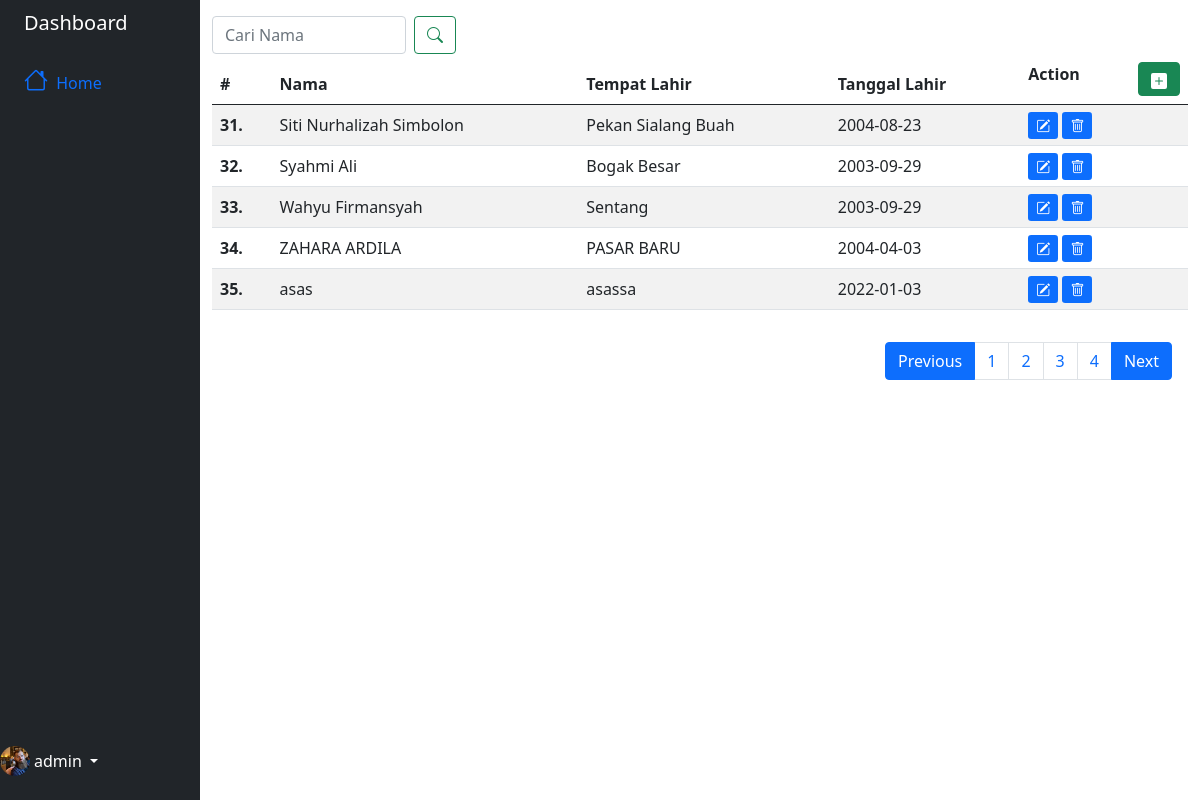
The page /admin/dashboard.php?halaman=4 (signed in) on the database its author committed.
### tables this page shows
CREATE TABLE `db_login` (
  `id` int(11) NOT NULL,
  `username` text NOT NULL,
  `password` text NOT NULL
);

CREATE TABLE `db_siswa` (
  `id` int(11) NOT NULL,
  `nama` text NOT NULL,
  `tempat_lahir` text NOT NULL,
  `tanggal_lahir` date NOT NULL
);

### admin/dashboard.php (the view, shortened to what this page needs)
  <!doctype html>
<html lang="en">
  <head>
    <link href="https://cdn.jsdelivr.net/npm/bootstrap@5.0.2/dist/css/bootstrap.min.css" rel="stylesheet">
    <link rel="stylesheet" href="https://cdn.jsdelivr.net/npm/bootstrap-icons@1.7.2/font/bootstrap-icons.css">
  </head>
  <body>
      <div class="container-fluid">
    <div class="row flex-nowrap">
        <div class="col-auto col-md-3 col-xl-2 px-sm-2 px-0 bg-dark">
            <div class="d-flex flex-column align-items-center align-items-sm-start px-3 pt-2 text-white min-vh-100">
                <a href="#" class="d-flex align-items-center pb-3 mb-md-0 me-md-auto text-white text-decoration-none">
                    <span class="fs-5 d-none d-sm-inline">Dashboard</span>
                </a>
                <ul class="nav nav-pills flex-column mb-sm-auto mb-0 align-items-center align-items-sm-start" id="menu">
                    <li class="nav-item">
                        <a href="/admin/" class="nav-link align-middle px-0">
                            <i class="fs-4 bi-house"></i> <span class="ms-1 d-none d-sm-inline">Home</span>
                        </a>
                    </li>
                </ul>
                <?php
                 $dbc = new mysqli("localhost", "root", "", "datasiswa-db");
                 $query = "SELECT * FROM db_login WHERE id = 1";
                 $result = $dbc->query("$query");
                 while ($row = mysqli_fetch_row($result)) {
                     ?>
                <div class="dropdown pb-4 fixed-bottom">
                    <a href="#" class="d-flex align-items-center text-white text-decoration-none dropdown-toggle" id="dropdownUser1" data-bs-toggle="dropdown" aria-expanded="false">
                        <img src="./img/profile.jpeg" alt="hugenerd" width="30" height="30" class="rounded-circle">
                        <span class="d-none d-sm-inline mx-1"><?=htmlspecialchars($row[1]);?></span>
                     <?php } ?>
                    </a>
                </div>
            </div>
        </div>
        <div class="col py-3">
        <form class="d-flex col-md-3 col-xs-3" action="" method="GET">
        <input class="form-control me-2" type="text" placeholder="Cari Nama" name="q" aria-label="Search">
        <button class="btn btn-outline-success" type="submit"><i class="bi bi-search"></i></button>
      </form>
        <table class="table table-resposive table-striped">
<thead>
    <tr>
        <th scope="col">#</th>
        <th scope="col">Nama</th>
        <th scope="col">Tempat Lahir</th>
        <th scope="col">Tanggal Lahir</th>
        <th scope="col">Action
        <a class="btn btn-success pt-1 pb-1" data-bs-toggle="modal" data-bs-target="#addModal" style="float:right;">
                <svg xmlns="http://www.w3.org/2000/svg" width="16" height="16" fill="currentColor" class="bi bi-plus-square-fill" viewBox="0 0 16 16">
  <path d="M2 0a2 2 0 0 0-2 2v12a2 2 0 0 0 2 2h12a2 2 0 0 0 2-2V2a2 2 0 0 0-2-2H2zm6.5 4.5v3h3a.5.5 0 0 1 0 1h-3v3a.5.5 0 0 1-1 0v-3h-3a.5.5 0 0 1 0-1h3v-3a.5.5 0 0 1 1 0z"></path>
</svg></a></th>
    </tr>
</thead>
<tbody>
    <?php
    include "config.php";
    $batas = 10;
    $q = mysqli_real_escape_string($dbc, htmlspecialchars(htmlentities(stripslashes($_REQUEST["q"]))));
	$halaman = isset($_GET['halaman'])?(int)$_GET['halaman'] : 1;
	$halaman_awal = ($halaman>1) ? ($halaman * $batas) - $batas : 0;
	$previous = $halaman - 1;
	$next = $halaman + 1;
	$data = mysqli_query($dbc,"select * FROM `db_siswa`");
	$jumlah_data = mysqli_num_rows($data);
	$total_halaman = ceil($jumlah_data / $batas);
    if (!empty($q)) {
        $data_siswa = mysqli_query($dbc, "select * from `db_siswa` where nama like '%$q%'");
    } else {
    $data_siswa = mysqli_query($dbc, "select * FROM `db_siswa` limit $halaman_awal, $batas");
    }
	$nomor = $halaman_awal+1;
    while ($row = mysqli_fetch_row($data_siswa)) {
        ?>
    <tr>
        <th scope="row"><?=$nomor++; ?>.</th>
        <td><?=$row[1]; ?></td>
        <td><?=$row[2]; ?></td>
        <td><?=$row[3]; ?></td>
        <td><a class="btn-sm btn-primary" data-bs-toggle="modal" data-bs-target="#updateModal<?=$row[0]; ?>">
        <i class="bi bi-pencil-square"></i></a>
        <a href="delete_data.php?id=<?=$row[0];?>" class="btn-sm btn-primary" onclick="return confirm('Apakah anda yakin ingin menghapus ini?')"><i class="bi bi-trash"></i></a></td>
    </tr>
    <?php
    }
    ?>
</tbody>
</table>
<nav>
			<ul class="pagination justify-content-end p-3">
				<li class="page-item active">
					<a class="page-link" <?php if($halaman > 1){ echo "href='?halaman=$previous'"; } ?>>Previous</a>
				</li>
				<?php
				for($x=1;$x<=$total_halaman;$x++){
					?>
					<li class="page-item"><a class="page-link" href="?halaman=<?php echo $x ?>"><?php echo $x; ?></a></li>
					<?php
				}
				?>
				<li class="page-item active">
					<a  class="page-link" <?php if($halaman < $total_halaman) { echo "href='?halaman=$next'"; } ?>>Next</a>
				</li>
			</ul>
		</nav>
        </div>
    </div>
</div>
  </body>
</html>

### rows shown on the page
db_login: username "admin"
db_siswa: nama "Siti Nurhalizah Simbolon", tempat_lahir "Pekan Sialang Buah", tanggal_lahir "2004-08-23"
db_siswa: nama "Syahmi Ali", tempat_lahir "Bogak Besar", tanggal_lahir "2003-09-29"
db_siswa: nama "Wahyu Firmansyah", tempat_lahir "Sentang", tanggal_lahir "2003-09-29"
db_siswa: nama "ZAHARA ARDILA", tempat_lahir "PASAR BARU", tanggal_lahir "2004-04-03"
db_siswa: nama "asas", tempat_lahir "asassa", tanggal_lahir "2022-01-03"
